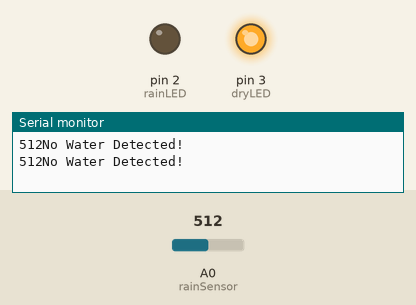
Simulated run of this sketch. Board: Arduino Uno, built with avr-gcc and run on an emulated ATmega328P. On the bench: output pins drawn as LEDs (lit = HIGH), the last lines printed to the serial monitor. The inputs (shaded band) are chosen by the test bench; at power-on: A0 (rainSensor) = 512.

Above: at 1.5 s.
1.6 s: A0 (rainSensor) set to 215
3.4 s: A0 (rainSensor) set to 189
At 4.9 s:
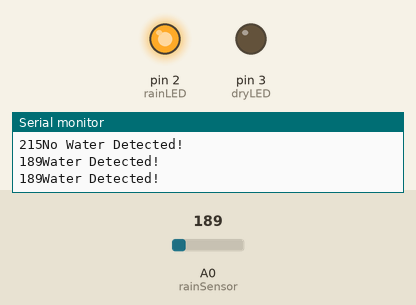
5.2 s: A0 (rainSensor) set to 306
At 6.2 s:
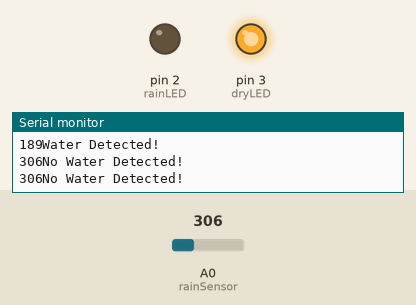
6.7 s: A0 (rainSensor) set to 122
At 7.4 s:
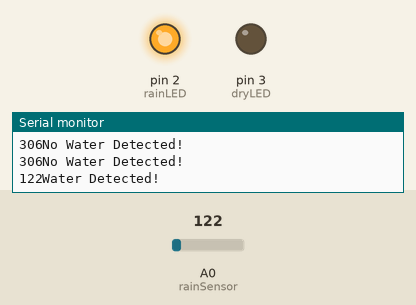
Timing chart, 0 to 9.2 s (numbered marks = the images above; inputs shaded):
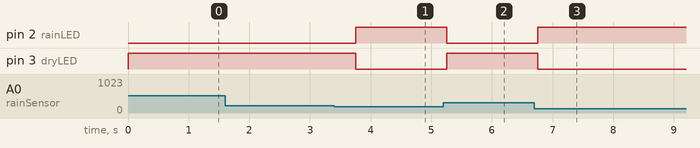

The sketch:

FC-37.ino
```cpp
int rainSensor = A0;
int rainLED = 2;
int dryLED = 3;
int sensorVal;
int sensortrigger = 200;


void setup(){
  Serial.begin(9600);
  pinMode(rainSensor, INPUT);
  pinMode(rainLED, OUTPUT);
  pinMode(dryLED, OUTPUT);
  digitalWrite(rainLED, LOW);
  digitalWrite(dryLED, LOW);

}

void loop() {
  int sensorVal = analogRead(rainSensor);
  Serial.print(sensorVal);
  if(sensorVal < sensortrigger){
    Serial.println("Water Detected!");
    digitalWrite(dryLED, LOW);
    digitalWrite(rainLED, HIGH);
  }
  else {
    Serial.println("No Water Detected!");
    digitalWrite(rainLED, LOW);
    digitalWrite(dryLED, HIGH);
  }
  delay(750);
}
```

Measured:
- the behaviour switches between 200 and 199 on A0 (rainSensor) (found by bisection; images 0 and 1)
- after the input at 3.4 s, pin 2 (rainLED): LOW → HIGH after 0.35 s; pin 3 (dryLED): HIGH → LOW after 0.35 s
- after the input at 5.2 s, pin 2 (rainLED): HIGH → LOW after 0.05 s; pin 3 (dryLED): LOW → HIGH after 0.05 s
- after the input at 6.7 s, pin 2 (rainLED): LOW → HIGH after 0.05 s; pin 3 (dryLED): HIGH → LOW after 0.05 s
